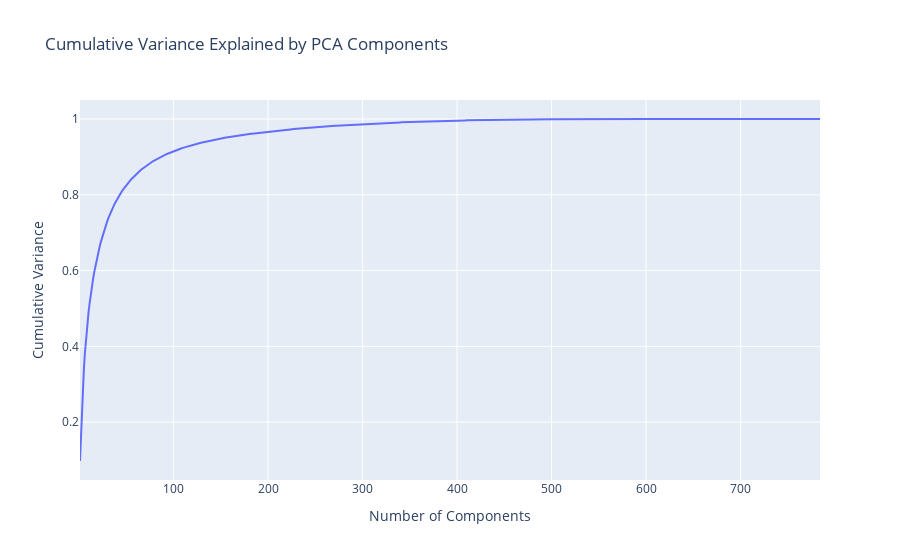

The notebook cell saved with this chart:
### Code cell
print(f"sparsity_ratio: {sparsity_ratio(matrix):.4f}")
print(f"intrisic_dimensionality_ratio: {intrisic_dimensionality_ratio(matrix):.4f}")
cumulative_variance_plot(matrix)

### Figure 1 — Plotly figure (JSON) as saved in the notebook; plotly's stock layout.template omitted (floating-point values rounded to 4 significant figures; data arrays with more than 128 entries replaced by an {"elided": "..."} marker saying what was removed)
{"data": [{"hovertemplate": "Number of Components=%{x}<br>Cumulative Variance=%{y}<extra></extra>", "legendgroup": "", "line": {"color": "#636efa", "dash": "solid"}, "marker": {"symbol": "circle"}, "mode": "lines", "name": "", "orientation": "v", "showlegend": false, "type": "scatter", "x": {"elided": "784 int values"}, "xaxis": "x", "y": {"elided": "784 float values"}, "yaxis": "y"}], "layout": {"legend": {"tracegroupgap": 0}, "title": {"text": "Cumulative Variance Explained by PCA Components"}, "xaxis": {"anchor": "y", "domain": [0, 1], "title": {"text": "Number of Components"}}, "yaxis": {"anchor": "x", "domain": [0, 1], "title": {"text": "Cumulative Variance"}}}}
